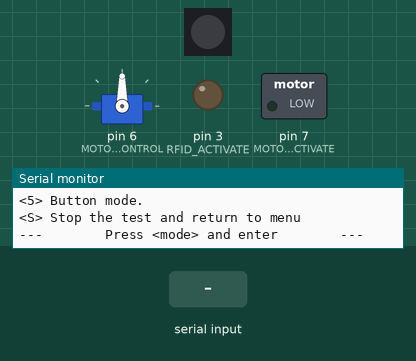
This sketch was run on a simulated Arduino Uno, built for the host (arithmetic inside an expression is 32-bit, double 64-bit). Parts: servo, 1 RGB LEDs in strip order, left to right, switched loads named in the sketch (green lamp = pin HIGH), output pins drawn as LEDs (lit = HIGH), the last lines printed to the serial monitor. The test bench sets the inputs (shaded band). The strip is taken to match the declared colour order; no radio packets arrive unless stated.

Above: at 1.3 s.
1.4 s: "4" received over Serial
At 4.3 s:
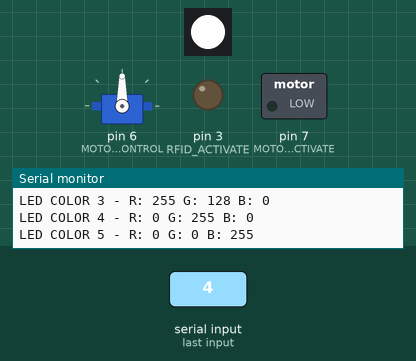
4.4 s: "S" received over Serial
5.9 s: "2" received over Serial
At 6.4 s:
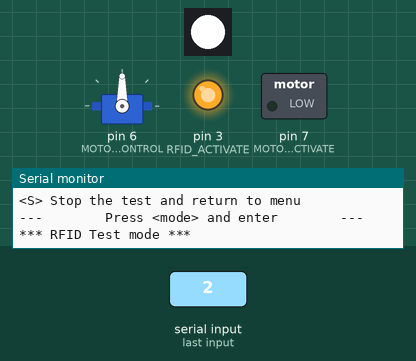
Timing chart, 0 to 8.9 s (numbered marks = the images above; inputs shaded):
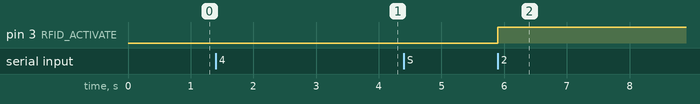

Measured:
- after the input at 5.9 s, pin 3 (RFID_ACTIVATE): LOW → HIGH at once

The sketch:

hardware_test.ino
```cpp
#include "printf.h"
#include <SPI.h>
#include "nRF24L01.h"
#include "RF24.h"
#include "Rfid.h"
#include <Servo.h>
#include "Adafruit_NeoPixel.h"


char test_mode='0';
/******************************/
/*     PINs CONFIGURATION     */
/******************************/
/* boutons */
const int BUTTON_PIN1 = 14; //A0
const int BUTTON_PIN2 = 15; //A1
/* Locker */
const int MOTOR_PIN_CONTROL = 6; //A4
const int MOTOR_ACTIVATE = 7; //A2;
/*RF*/
const int RF_PIN_CE=9;
const int RF_PIN_CSN=10;
/* RFID */
const int RFID_ACTIVATE = 3; // OUTPUT 1 TO ACTIVATE THE LED
const int RFID_DATA = 8;
/* LED */
const int LED_PIN = 5; // NeoPixel

//RF Variables

RF24 radio(RF_PIN_CE,RF_PIN_CSN);
const uint64_t pipes[2] = { 0xABCDABCD71LL, 0x544d52687CLL }; // Radio pipe addresses for the 2 nodes to communicate.
byte counter = 1;

//RFID
Rfid rfid(RFID_DATA);
byte rfid_data[6] = {0,0,0,0,0,0};

//servo
Servo locker_motor;  // create servo object to control a servo

/*LED*/
Adafruit_NeoPixel pixels = Adafruit_NeoPixel(1, LED_PIN, NEO_KHZ800);
const int COLOUR_OFF=0;
const int COLOUR_RED=1;
const int COLOUR_YELLOW=2;
const int COLOUR_ORANGE=3;
const int COLOUR_GREEN=4;
const int COLOUR_BLUE=5;
const int COLOUR_WHITE=6;

/*buttons*/
const int DEBOUNCE_DELAY =200;
void setup()
{
  pinMode(RFID_ACTIVATE,OUTPUT);
  locker_motor.attach(MOTOR_PIN_CONTROL);  // attaches the servo on pin 9 to the servo object
  pinMode(MOTOR_ACTIVATE,OUTPUT);
  pinMode(BUTTON_PIN1,INPUT_PULLUP);
  pinMode(BUTTON_PIN2,INPUT_PULLUP);
  //pinMode(RFID_ACTIVATE,OUTPUT);
  pixels.begin();
  Serial.begin(57600);
  printf_begin();
  printMenu(true);
  radio.begin();
  radio.setAutoAck(1);                    // Ensure autoACK is enabled
  radio.enableAckPayload();               // Allow optional ack payloads
  radio.setRetries(0,15);                 // Smallest time between retries, max no. of retries
  radio.setPayloadSize(1);                // Here we are sending 1-byte payloads to test the call-response speed
  radio.openWritingPipe(pipes[1]);        // Both radios listen on the same pipes by default, and switch when writing
  radio.openReadingPipe(1,pipes[0]);
  radio.startListening();                 // Start listening

}

void loop()
{
  if ( Serial.available() )
  {
    test_mode = Serial.read();
  }
  switch(test_mode){
    case '1': //RF Test
    printf("*** RF Test mode ***\n\r");
    radio.printDetails();
    radio.openWritingPipe(pipes[0]);
    radio.openReadingPipe(1,pipes[1]);
    while(!stopTest()){
      RFTest();
    }
    break;
    case '2': //RFID Test
    printf("*** RFID Test mode ***\n\r");
    digitalWrite(RFID_ACTIVATE,HIGH);
    while(!stopTest()){
      RFIDTest();
    }
    digitalWrite(RFID_ACTIVATE,LOW);
    break;
    case '3':
    printf("*** Servo Test mode ***\n\r");
    digitalWrite(MOTOR_ACTIVATE,HIGH);
    while(!stopTest()){
      servoTest();
    }
    digitalWrite(MOTOR_ACTIVATE,LOW);
    break;
    case '4':
    printf("*** LED Test mode ***\n\r");
    while(!stopTest()){
      LEDTest();
    }
    break;
    case '5':
    printf("*** Buttons Test mode ***\n\r");
    while(!stopTest()){
      buttonsTest();
    }
    break;
  }
}

bool stopTest(){
  if (Serial.available() && toupper(Serial.read()) == 'S'){
    test_mode = '0';
    printMenu(false);
    return true;
  }
  else return false;
}

void RFTest(){
  radio.stopListening();                                  // First, stop listening so we can talk.
  printf("Now sending %d as payload. ",counter);
  byte gotByte;
  unsigned long time = micros();                          // Take the time, and send it.  This will block until complete
  if (!radio.write( &counter,1)){
    printf("failed.\n\r");
  }else{
    if(!radio.available()){
      printf("Blank Payload Received\n\r");
    }else{
      while(radio.available() ){
        unsigned long tim = micros();
        radio.read( &gotByte, 1 );
        printf("Got response %d, round-trip delay: %lu microseconds\n\r",gotByte,tim-time);
        counter++;
      }
    }
  }
  // Try again later
  delay(1000);
}

void RFIDTest(){
  boolean data_received=rfid.RFIDRead(&rfid_data[0]);
  if(data_received){
    printf("rfid received \n\r");
    String data_string=rfid.byteArrayToString(&rfid_data[0],6);
    printf("%s\n\r",data_string.c_str());
    //printf("%s\n\r","data_string");
  }
}

void servoTest(){
  locker_motor.write(5);              // tell servo to go to position in variable 'pos'
  delay(1000);                       // waits 15ms for the servo to reach the position
  locker_motor.write(90);              // tell servo to go to position in variable 'pos'
  delay(1000);                       // waits 15ms for the servo to reach the position
  //locker_motor.write(180);              // tell servo to go to position in variable 'pos'
  //delay(1000);
}

void LEDTest(){
  for(int i=0;i<=6;i++){
    setLed(i);
    delay(500);
  }
}
void buttonsTest(){
  int button_state1=LOW,button_state2=LOW;
  boolean buttons_released=false;
  button_state1 = digitalRead(BUTTON_PIN1);
  button_state2 = digitalRead(BUTTON_PIN2);
  printf("Button 1 state:%i, button 2 state:%i \n\r",button_state1,button_state2);
  /*if(button_state1== LOW && button_state2 == LOW){ // if both buttons are released
			buttons_released = true;
			digitalWrite(BUTTON_PIN1,LOW);
		}
		//check if user has released the buttons and if only one is pressed
		else if(buttons_released && (button_state1== HIGH ^ button_state2 == HIGH))
		{
			// verify which button is pressed and if not both are pressed
			if (button_state1 == HIGH && button_state2 == LOW) {
			  printf("BUTTON 1 PRESSED.");
			}
			else if(button_state2 == HIGH && button_state1 == LOW){
			printf("BUTTON 2 PRESSED.");
			}
			buttons_released = false;
			delay(DEBOUNCE_DELAY); //to avoid contact bounce
		}*/
}
void printMenu(boolean first_display){
  if (first_display){
    printf("\n\r\n\r");
    printf("--- Bikino Hardware Full Stack Test (v0.1) ---\n\r");
    //String logo="           ,@        `;@@         \n\r            '         `,           \n\r            @         @\n\r           ,#:`       #\n\r           @@ ,@@#,  '\n\r        `` ; #    `;@@   `\n\r      @+###+  @     .;'@+##++\n\r    `+######@ .'    @ #######@\n\r    #########' +.   ;#########+\n\r   ,##########  @  # @#########\n\r   @##########   @ @  .@+#####+`\n\r   @##########`  ,+@@    `,::.\n\r   ;##########   :#@:@\n\r    +########@    `  #;      :@\n\r    '#######+        '#     @+\n\r     +######`         '@   ##`\n\r       ;@#.               @,\n\r       \n\r";
    //printf("%s\n\r",logo.c_str());
    printf("%s\n\r","           ,@        `;@@         \n\r            '         `,           \n\r            @         @\n\r           ,#:`       #\n\r           @@ ,@@#,  '\n\r        `` ; #    `;@@   `\n\r      @+###+  @     .;'@+##++\n\r    `+######@ .'    @ #######@\n\r    #########' +.   ;#########+\n\r   ,##########  @  # @#########\n\r   @##########   @ @  .@+#####+`\n\r   @##########`  ,+@@    `,::.\n\r   ;##########   :#@:@\n\r    +########@    `  #;      :@\n\r    '#######+        '#     @+\n\r     +######`         '@   ##`\n\r       ;@#.               @,\n\r       \n\r");
    printf("---           Available modes:           ---\n\r");
  }
  printf("<1> RF mode. \n\r");
  printf("<2> RFID mode. \n\r");
  printf("<3> Servo mode. \n\r");
  printf("<4> LED RGB mode. \n\r");
  printf("<5> Button mode. \n\r");
  printf("<S> Stop the test and return to menu \n\r");
  printf("---        Press <mode> and enter        ---\n\r");
}
void setLed(int color) {
	int r,g,b;
	r=g=b=0;
	switch(color){
		case COLOUR_RED:
		r = 255;
		break;
		case COLOUR_YELLOW:
		r = 255;
		g = 255;
		break;
		case COLOUR_ORANGE:
		r = 255;
		g = 128;
		break;
		case COLOUR_GREEN:
		g=255;
		break;
		case COLOUR_BLUE:
		b=255;
		break;
		case COLOUR_WHITE:
		r=g=b=255;
		break;

		default:
		case COLOUR_OFF:
		r=g=b= 0;
	}
	printf("LED COLOR %d - R: %d G: %d B: %d \n\r",color,r,g,b);
	pixels.setPixelColor(0, pixels.Color(r,g,b));
	pixels.show();
}
```
